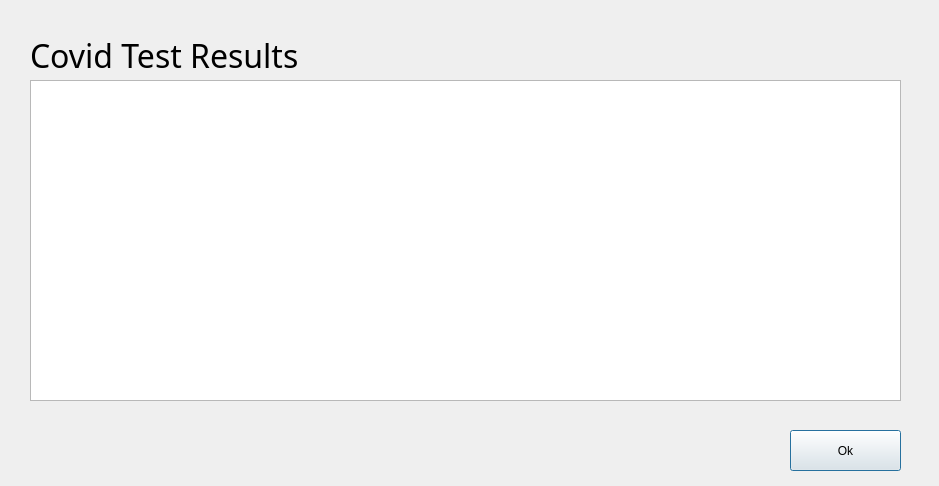
<?xml version="1.0" encoding="UTF-8"?>
<ui version="4.0">
 <class>ViewCovidTestResult</class>
 <widget class="QDialog" name="ViewCovidTestResult">
  <property name="geometry">
   <rect>
    <x>0</x>
    <y>0</y>
    <width>939</width>
    <height>486</height>
   </rect>
  </property>
  <property name="windowTitle">
   <string>Dialog</string>
  </property>
  <widget class="QLabel" name="label_result">
   <property name="geometry">
    <rect>
     <x>30</x>
     <y>40</y>
     <width>871</width>
     <height>31</height>
    </rect>
   </property>
   <property name="sizePolicy">
    <sizepolicy hsizetype="Maximum" vsizetype="Preferred">
     <horstretch>0</horstretch>
     <verstretch>0</verstretch>
    </sizepolicy>
   </property>
   <property name="font">
    <font>
     <family>Raleway</family>
     <pointsize>24</pointsize>
     <bold>false</bold>
    </font>
   </property>
   <property name="text">
    <string>Covid Test Results</string>
   </property>
  </widget>
  <widget class="QPushButton" name="pushButton">
   <property name="geometry">
    <rect>
     <x>790</x>
     <y>430</y>
     <width>111</width>
     <height>41</height>
    </rect>
   </property>
   <property name="text">
    <string>Ok</string>
   </property>
  </widget>
  <widget class="QTableView" name="tableView">
   <property name="geometry">
    <rect>
     <x>30</x>
     <y>80</y>
     <width>871</width>
     <height>321</height>
    </rect>
   </property>
   <property name="font">
    <font>
     <family>Raleway</family>
     <pointsize>10</pointsize>
    </font>
   </property>
   <property name="autoScroll">
    <bool>false</bool>
   </property>
   <property name="wordWrap">
    <bool>false</bool>
   </property>
  </widget>
 </widget>
 <resources/>
 <connections/>
</ui>
